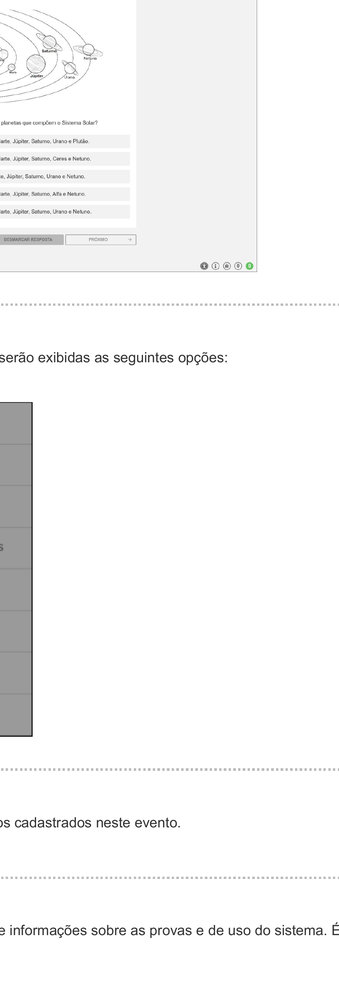
#> input picture 3Passo-DividirAoMeioPaginasSemBordas/divididas-com-bordas-do-meio/pagina_enem_03_direita.png, 339 x 1000 px, shrunk from 894 x 2636 before the run, found by its file name; its folder holds 4 pictures in this run
$ python remover_bordas_internas.py
#> lines starting #> are read from the running program, lines starting #| are printed output that depends on the picture
"""
Proposito: Remover a bordinha interna que fica entre as colunas (ENEM 2022 Digital).
Adaptado do codigo original de Alexandre Nassar de Peder
"""
from PIL import Image
import os

# Ajuste de caminhos relativos a partir da raiz do projeto
pasta_imagens = "3Passo-DividirAoMeioPaginasSemBordas/divididas-com-bordas-do-meio"
pasta_saida = "4Passo-RemoverBordasCentraisDasMetades/divididas-sem-bordas-do-meio"

os.makedirs(pasta_saida, exist_ok=True)

if not os.path.exists(pasta_imagens):
    print(f"Erro: A pasta de origem '{pasta_imagens}' nao foi encontrada!")
else:
    print("Iniciando a remocao das bordas centrais das metades...")
    for nome_arquivo in os.listdir(pasta_imagens):
        if nome_arquivo.lower().endswith(".png"):
            caminho_entrada = os.path.join(pasta_imagens, nome_arquivo)
            imagem = Image.open(caminho_entrada)
#> imagem is the input picture: PIL image 339x1000 RGB; mean R, G, B 247.1, 247.1, 247.1

            largura, altura = imagem.size
#> largura = 339; altura = 1000

            # Caixa de corte base (imagem inteira)
            caixa_corte = (0, 0, largura, altura)
#> caixa_corte = (0, 0, 339, 1000)

            # Aplica cortes adicionais baseados na metade correspondente
            if nome_arquivo.endswith("_esquerda.png"):
                # Remove 25 pixels da borda direita
                caixa_corte = (caixa_corte[0], caixa_corte[1],
                              caixa_corte[2] - 25, caixa_corte[3])

            elif nome_arquivo.endswith("_direita.png"):
                # Remove 25 pixels da borda esquerda
                caixa_corte = (caixa_corte[0] + 25, caixa_corte[1],
                              caixa_corte[2], caixa_corte[3])
#> caixa_corte = (25, 0, 339, 1000)

            imagem_cortada = imagem.crop(caixa_corte)
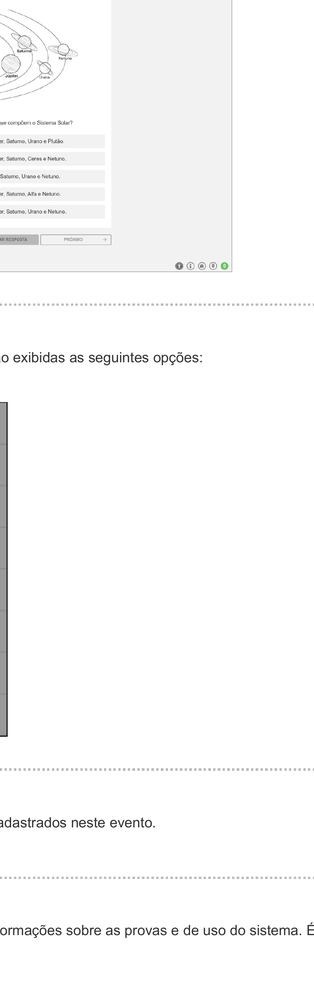
#> imagem_cortada: PIL image 314x1000 RGB; mean R, G, B 249.8, 249.8, 249.8

            caminho_saida = os.path.join(pasta_saida, nome_arquivo)
            imagem_cortada.save(caminho_saida)
            print(f"[OK] Borda central limpa: {nome_arquivo}")
#> pass 2 of the loop `for nome_arquivo in os.listdir(pasta_imagens):`:
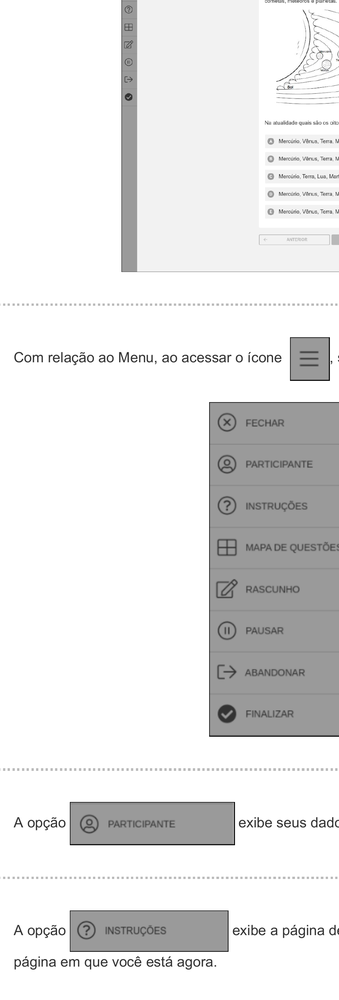
#> input picture 3Passo-DividirAoMeioPaginasSemBordas/divididas-com-bordas-do-meio/pagina_enem_03_esquerda.png, 339 x 1000 px, shrunk from 893 x 2636 before the run, found by its file name
#> imagem is the input picture: PIL image 339x1000 RGB; mean R, G, B 230.8, 230.8, 230.8
#> `imagem_cortada = imagem.crop(caixa_corte)`:
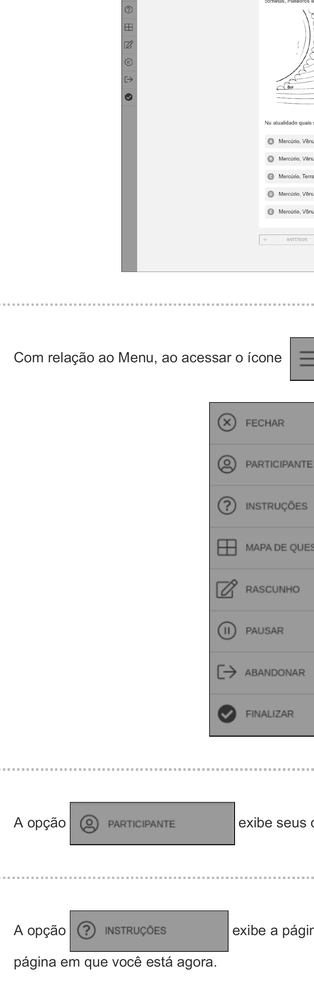
#> imagem_cortada: PIL image 314x1000 RGB; mean R, G, B 232.3, 232.3, 232.3
#> pass 3 of the loop `for nome_arquivo in os.listdir(pasta_imagens):`:
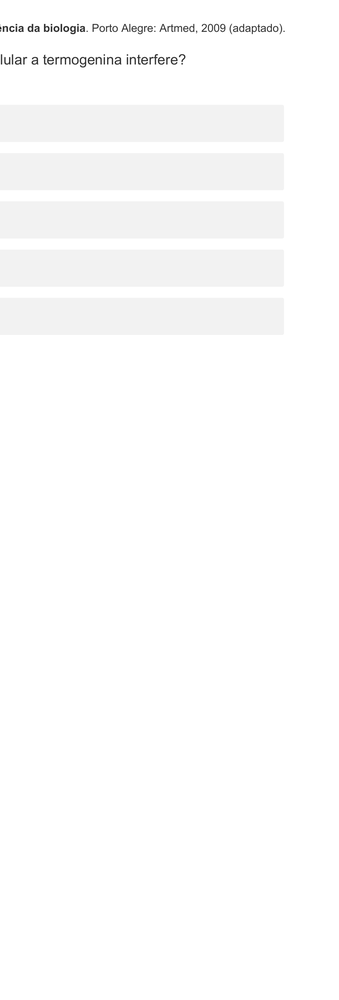
#> input picture 3Passo-DividirAoMeioPaginasSemBordas/divididas-com-bordas-do-meio/pagina_enem_14_direita.png, 339 x 1000 px, shrunk from 894 x 2636 before the run, found by its file name
#> imagem is the input picture: PIL image 339x1000 RGB; min 19, max 255, mean 252.2
#> `imagem_cortada = imagem.crop(caixa_corte)`:
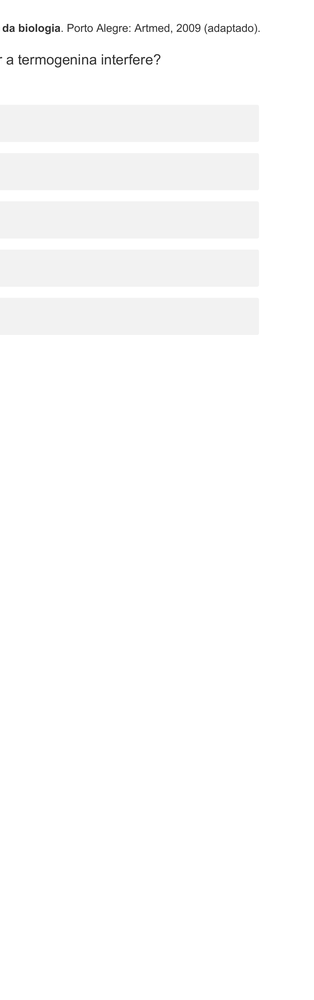
#> imagem_cortada: PIL image 314x1000 RGB; min 19, max 255, mean 252.2
#> the loop made 4 passes; the first 3 are shown

    print("\nRecorte os das bordas centrais concluido com sucesso!")
